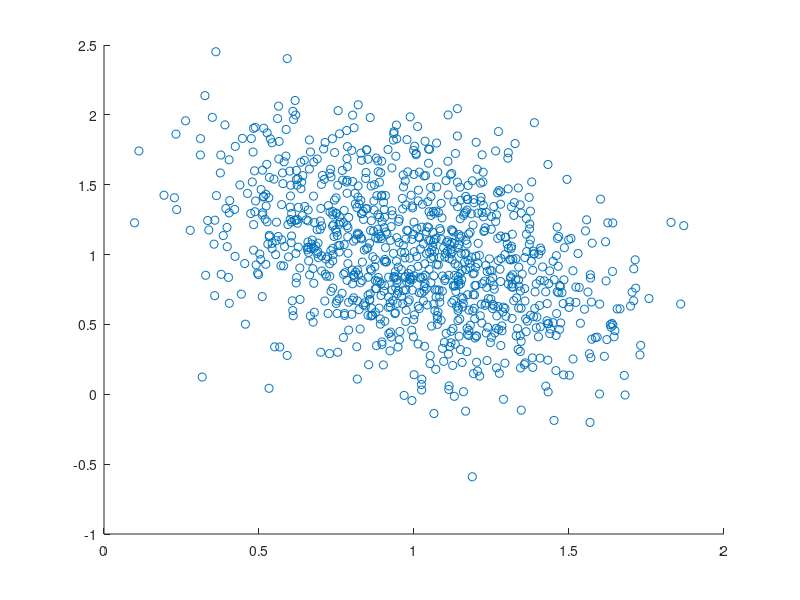

This chart was generated by the following MATLAB code: (Note: this script raises an error after producing the figure.)
mean_ = [1; 1];
cov_ = [0.1 -0.05; -0.05 0.2];

points = arrayfun(@(x) mvnrnd(mean_, cov_), 1:1000, 'UniformOutput', false);

xs = cellfun(@(p) p(1), points);
ys = cellfun(@(p) p(2), points);

scatter(xs, ys)

fplot(@(x) f(x, 1))

function y = f(x, r)
    mean_ = [1; 1];
    cov_ = [0.1 -0.05; -0.05 0.2];

    y = (transpose(x - mean_) * inv(cov_) * (x - mean_)) / 2 - r;
end